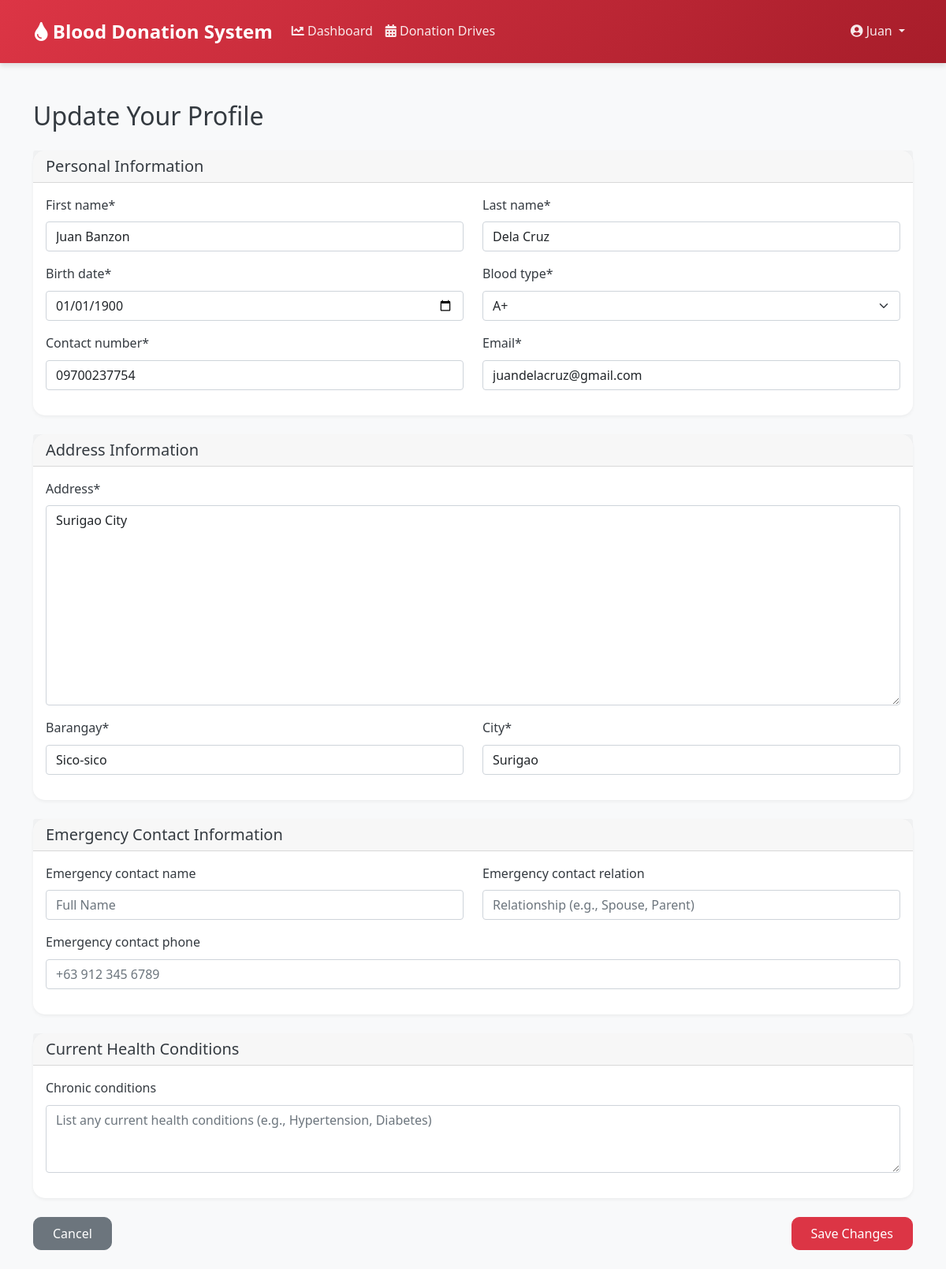
Screenshot of /profile/update/ (signed in) with the database file from the repository.
### donation/models.py (models this page shows, shortened)
class Donor(models.Model):
    user = models.OneToOneField(User, on_delete=models.CASCADE)
    first_name = models.CharField(max_length=100)
    last_name = models.CharField(max_length=100)
    birth_date = models.DateField()
    gender = models.CharField(max_length=1, choices=GENDER_CHOICES, default='O')
    blood_type = models.CharField(max_length=3, choices=BLOOD_TYPES)
    contact_number = models.CharField(max_length=20)
    email = models.EmailField()
    address = models.TextField()
    barangay = models.CharField(max_length=100)
    city = models.CharField(max_length=100)
    emergency_contact_name = models.CharField(max_length=100, blank=True)
    emergency_contact_relation = models.CharField(max_length=50, blank=True)
    emergency_contact_phone = models.CharField(max_length=20, blank=True)
    health_info = models.TextField(blank=True)
    allergies = models.TextField(blank=True)
    chronic_conditions = models.TextField(blank=True)
    medications = models.TextField(blank=True)
    last_hemoglobin_level = models.FloatField(null=True, blank=True)  # g/dL
    last_screening_date = models.DateField(null=True, blank=True)
    weight = models.FloatField(null=True, blank=True)  # kg
    eligibility_status = models.CharField(max_length=50, blank=True)
    is_deferred = models.BooleanField(default=False)
    deferral_reason = models.TextField(blank=True)

### donation/views.py (the view)
# urls.py: path('profile/update/', views.update_profile, name='update-profile'),
@login_required
def update_profile(request):
    if request.user.is_staff:
        return redirect('admin-dashboard')
    try:
        donor = Donor.objects.get(user=request.user)
    except ObjectDoesNotExist:
        donor = Donor.objects.create(
            user=request.user,
            first_name=request.user.first_name,
            last_name=request.user.last_name,
            email=request.user.email,
            birth_date=datetime.date(1900, 1, 1),
            blood_type='A+',  # default blood type
            contact_number='',
            address='',
            barangay='',
            city='',
        )
        messages.info(request, "Donor profile was missing and has been created. Please complete your profile.")
    if request.method == 'POST':
        form = DonorProfileForm(request.POST, instance=donor)
        if form.is_valid():
            form.save()
            messages.success(request, 'Profile updated successfully.')
            return redirect('donor-dashboard')
    else:
        form = DonorProfileForm(instance=donor)
    return render(request, 'donation/update_profile.html', {'form': form})

### donation/templates/donation/update_profile.html (shortened to what this page needs)
{% extends "donation/base.html" %}
{% load crispy_forms_tags %}
{% block content %}
<div class="container mt-4">
    <h2 class="mb-4">Update Your Profile</h2>
    <form method="post" novalidate>
        <div class="card mb-4">
            <div class="card-header">
                <h5 class="mb-0">Personal Information</h5>
            </div>
            <div class="card-body">
                <div class="row">
                    <div class="col-md-6">{{ form.first_name|as_crispy_field }}</div>
                    <div class="col-md-6">{{ form.last_name|as_crispy_field }}</div>
                </div>
                <div class="row">
                    <div class="col-md-6">{{ form.birth_date|as_crispy_field }}</div>
                    <div class="col-md-6">{{ form.blood_type|as_crispy_field }}</div>
                </div>
                <div class="row">
                    <div class="col-md-6">{{ form.contact_number|as_crispy_field }}</div>
                    <div class="col-md-6">{{ form.email|as_crispy_field }}</div>
                </div>
            </div>
        </div>
        <div class="card mb-4">
            <div class="card-header">
                <h5 class="mb-0">Address Information</h5>
            </div>
            <div class="card-body">
                <div class="row">
                    <div class="col-12">{{ form.address|as_crispy_field }}</div>
                </div>
                <div class="row">
                    <div class="col-md-6">{{ form.barangay|as_crispy_field }}</div>
                    <div class="col-md-6">{{ form.city|as_crispy_field }}</div>
                </div>
            </div>
        </div>
        <div class="card mb-4">
            <div class="card-header">
                <h5 class="mb-0">Emergency Contact Information</h5>
            </div>
            <div class="card-body">
                <div class="row">
                    <div class="col-md-6">{{ form.emergency_contact_name|as_crispy_field }}</div>
                    <div class="col-md-6">{{ form.emergency_contact_relation|as_crispy_field }}</div>
                </div>
                <div class="row">
                    <div class="col-12">{{ form.emergency_contact_phone|as_crispy_field }}</div>
                </div>
            </div>
        </div>
        <div class="card mb-4">
            <div class="card-header">
                <h5 class="mb-0">Current Health Conditions</h5>
            </div>
            <div class="card-body">
                <div class="row">
                    <div class="col-12">{{ form.chronic_conditions|as_crispy_field }}</div>
                </div>
            </div>
        </div>
        <div class="d-flex justify-content-between">
            <a href="{% url 'donor-dashboard' %}" class="btn btn-secondary">Cancel</a>
            <button type="submit" class="btn btn-primary">Save Changes</button>
        </div>
    </form>
</div>
{% endblock %}

### donation/templates/donation/base.html (shortened to what this page needs)
{% load static %}
<!DOCTYPE html>
<html lang="en">
<head>
    <link href="https://cdn.jsdelivr.net/npm/bootstrap@5.1.3/dist/css/bootstrap.min.css" rel="stylesheet">
    <link href="https://cdnjs.cloudflare.com/ajax/libs/font-awesome/5.15.4/css/all.min.css" rel="stylesheet">
    <link href="{% static 'donation/css/custom.css' %}" rel="stylesheet">
</head>
<body>
    <nav class="navbar navbar-expand-lg">
        <div class="container-fluid">
            <a href="{% url 'home' %}" class="navbar-brand">
                <i class="fas fa-tint"></i>
                Blood Donation System
            </a>
            <div class="collapse navbar-collapse" id="navbarNav">
                <ul class="navbar-nav me-auto">
                    {% if user.is_authenticated %}
                        {% if user.is_staff %}
                            <li class="nav-item">
                                <a href="{% url 'admin-dashboard' %}" class="nav-link {% if request.resolver_match.url_name == 'admin-dashboard' %}active{% endif %}">
                                    <i class="fas fa-chart-line"></i> Dashboard
                                </a>
                            </li>
                            <li class="nav-item">
                                <a href="{% url 'drive-list' %}" class="nav-link {% if request.resolver_match.url_name == 'drive-list' %}active{% endif %}">
                                    <i class="fas fa-calendar-alt"></i> Donation Drives
                                </a>
                            </li>
                            <li class="nav-item">
                                <a href="{% url 'manage-inventory' %}" class="nav-link {% if request.resolver_match.url_name == 'manage-inventory' %}active{% endif %}">
                                    <i class="fas fa-boxes"></i> Inventory
                                </a>
                            </li>
                        {% else %}
                            <li class="nav-item">
                                <a href="{% url 'donor-dashboard' %}" class="nav-link {% if request.resolver_match.url_name == 'donor-dashboard' %}active{% endif %}">
                                    <i class="fas fa-chart-line"></i> Dashboard
                                </a>
                            </li>
                            <li class="nav-item">
                                <a href="{% url 'drive-list' %}" class="nav-link {% if request.resolver_match.url_name == 'drive-list' %}active{% endif %}">
                                    <i class="fas fa-calendar-alt"></i> Donation Drives
                                </a>
                            </li>
                        {% endif %}
                    {% endif %}
                </ul>
                <ul class="navbar-nav">
                    {% if user.is_authenticated %}
                        <li class="nav-item dropdown">
                            <a class="nav-link dropdown-toggle" href="#" id="userDropdown" role="button" data-bs-toggle="dropdown">
                                <i class="fas fa-user-circle"></i> {{ user.username }}
                            </a>
                        </li>
                    {% endif %}
                </ul>
            </div>
        </div>
    </nav>
    <main class="py-4">
        {% block content %}{% endblock %}
    </main>
</body>
</html>

### donation/static/donation/css/custom.css (style rules this page uses)
:root { --primary-color: #dc3545; --primary-dark: #a71d2a; --secondary-color: #6c757d; --success-color: #28a745; --info-color: #17a2b8; --warning-color: #ffc107; --danger-color: #dc3545; --light-color: #f8f9fa; --dark-color: #343a40; --white: #ffffff; --shadow-sm: 0 2px 4px rgba(0,0,0,0.05); --shadow-md: 0 4px 6px rgba(0,0,0,0.1); --shadow-lg: 0 10px 15px rgba(0,0,0,0.1); --transition: all 0.3s ease; }
body { font-family: 'Segoe UI', Tahoma, Geneva, Verdana, sans-serif; background-color: var(--light-color); color: var(--dark-color); line-height: 1.6; }
.navbar { background: linear-gradient(135deg, var(--primary-color) 0%, var(--primary-dark) 100%); padding: 1rem 2rem; box-shadow: var(--shadow-md); }
.navbar-brand { font-weight: bold; font-size: 1.5rem; color: var(--white) !important; }
.navbar-nav .nav-link { color: var(--white) !important; opacity: 0.9; transition: var(--transition); }
.card { border: none; border-radius: 15px; box-shadow: var(--shadow-sm); transition: var(--transition); }
.btn { border-radius: 10px; padding: 0.5rem 1.5rem; font-weight: 500; transition: var(--transition); }
.btn-primary { background-color: var(--primary-color); border-color: var(--primary-color); }
.fade-in { animation: fadeIn 0.6s ease forwards; }

### rows the page displays
Donor: first_name "Juan Banzon", last_name "Dela Cruz", birth_date "01/01/1900", blood_type "A+", contact_number "09700237754", email "juandelacruz@gmail.com", address "Surigao City", barangay "Sico-sico", city "Surigao"

### other values shown
{{ user.username }} "Juan"
